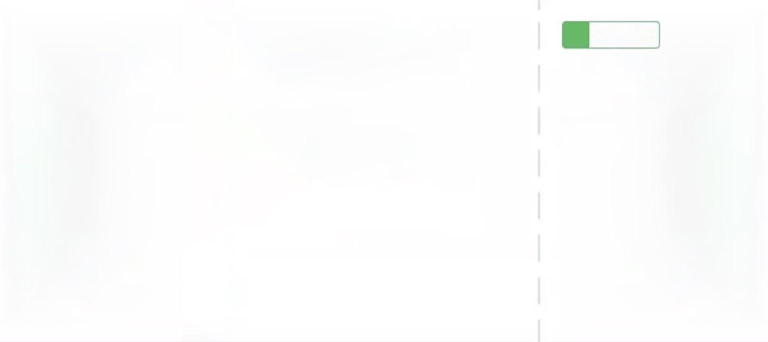
#> input picture imgs/template.jpg, 1536 x 684 px (shown at 1/2 size)
$ python run.py   (older library calls are emulated)
#> lines starting #> are read from the running program, lines starting #| are printed output that depends on the picture
#> (the call stopped at in check_url, `r = requests.get(self.url)`: the network is not available in this run)
### poster.py
from PIL import Image, ImageDraw, ImageFont
import textwrap
import qrcode
import os


class DouBanPoster:

    def __init__(self):

        self.template_image = Image.open('imgs/template.jpg')
#> self.template_image is the input picture: PIL image 1536x684 RGB; mean R, G, B 252.2, 252.7, 252.4
        self.star_yes_image = Image.open('imgs/star_yes.jpg')
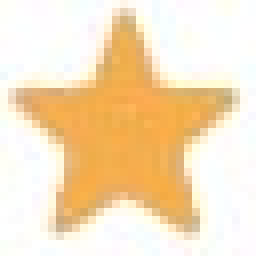
#> input picture imgs/star_yes.jpg, 32 x 32 px (shown 8 times larger)
#> self.star_yes_image is the input picture: PIL image 32x32 RGB; mean R, G, B 247.4, 224.8, 191.3
        self.star_no_image = Image.open('imgs/star_no.jpg')
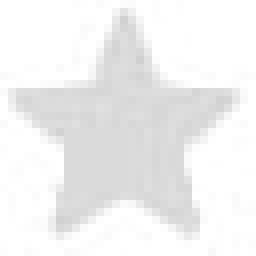
#> input picture imgs/star_no.jpg, 32 x 32 px (shown 8 times larger)
#> self.star_no_image is the input picture: PIL image 32x32 RGB; min 208, max 255, mean 240.8
        self.star_mid_image = Image.open('imgs/star_mid.jpg')
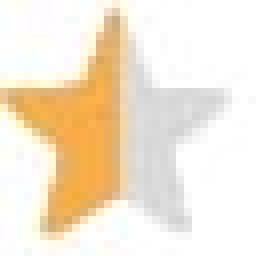
#> input picture imgs/star_mid.jpg, 32 x 32 px (shown 8 times larger)
#> self.star_mid_image is the input picture: PIL image 32x32 RGB; mean R, G, B 244.9, 232.1, 212.9

        self.draw = ImageDraw.Draw(self.template_image)

        # 圆角图片
        self.circleCorderImage = True

    # [189 lines left out: functions getFontSize, draw_longtext, make_QR, circle_corder_image, backgroundImg, titleAndDescribe and 3 more, not called in this run]


# [19 lines that do not run on import are left out]

### bookspider.py
import traceback
import requests
import logging
import random
import re


class BookInfo():

    def __init__(self, url, show_detail_error=False):

        self._UserAgents = [
            "Mozilla/5.0 (Macintosh; Intel Mac OS X 10_14_5) AppleWebKit/537.36 (KHTML, like Gecko) Chrome/75.0.3770.100 Safari/537.36",
            "Mozilla/5.0 (Windows NT 6.2; WOW64) AppleWebKit/537.36 (KHTML, like Gecko) Chrome/27.0.1453.94 Safari/537.36",
            "Mozilla/5.0 (Macintosh; U; Intel Mac OS X 10_6_6; en-US) AppleWebKit/533.20.25 (KHTML, like Gecko) Version/5.0.4 Safari/533.20.27",
            "Mozilla/5.0 (Macintosh; Intel Mac OS X 10.8; rv:21.0) Gecko/20100101 Firefox/21.0",
            "Mozilla/5.0 (Windows NT 6.2; WOW64; rv:21.0) Gecko/20100101 Firefox/21.0"
        ]
        self.url = url
        self.show_detail_error = show_detail_error

        self.check_url()

        self.get_title()
        self.get_describe()
        self.get_bgimg_content()
        self.get_rate_star()

    def check_url(self):

        r = requests.get(self.url)

        if r.status_code != 200:
            logging.error("该网页访问失败！请检查网址")
            exit(1)
        else:
            self._text = r.text

    def get_title(self):

        self.title_name = ''
        try:
            self.title_name = ''.join(
                re.findall(r"property=\"v:itemreviewed\">(.*?)</span>.*?</h1>",
                           self._text,
                           re.S)[0])

        except BaseException:
            logging.warning('标题获取失败 默认为空')
            if self.show_detail_error:
                logging.warning('错误信息:' + traceback.format_exc())

    def get_describe(self):

        self.describe = ''
        self.alias_name = ''


        try:
            info_pattern = re.compile(r'<div id="info"(.*?)</div>', re.S)

            book_info = re.search(info_pattern, self._text).group(0)

            book_publish = re.search(r"<span class=\"pl\">出版社:</span>(.*?)<br/>", book_info)

            book_publish_time = re.search(r"<span class=\"pl\">出版年:</span>(.*?)<br/>", book_info)

            book_price = re.search(r"<span class=\"pl\">定价:</span>(.*?)<br/>", book_info)

            book_layout = re.search(r"<span class=\"pl\">装帧:</span>(.*?)<br/>", book_info)

            book_page = re.search(r"<span class=\"pl\">页数:</span>(.*?)<br/>", book_info)

            book_ISBN = re.search(r"<span class=\"pl\">ISBN:</span>(.*?)<br/>",book_info)

            describe = [i.group(1).strip() for i in [book_publish,
                                          book_publish_time,
                                          book_price,
                                          book_layout] if i]
            if book_page:
                    book_page = book_page.group(1).strip() + ' 页'

            if book_ISBN:
                    book_ISBN = 'ISBN-' + book_ISBN.group(1).strip()

            describe.extend([book_page,book_ISBN])

            self.describe = '  /  '.join(describe)
            book_authors = re.search(r"class=\"pl\".*?作者.*?</span>(.*?)</span>", book_info, re.S).group(1)

            book_author = [i.strip() for i in re.findall(r"<a .*?>(.*?)</a>", book_authors, re.S)]

            self.alias_name = ' / '.join(book_author)

        except BaseException:
            logging.warning('别名和概述获取失败 默认为空')
            if self.show_detail_error:
                logging.warning('错误信息:' + traceback.format_exc())

    def get_bgimg_content(self):

        self.bgimg_content = ''
        try:
            bgimg_url = re.search(r"<a class=\"nbg\".*?href=\"(.*?)\" title",
                                  self._text,
                                  re.S).group(1)
            # 增加UserAgent
            headers = {
                "user-agent": random.choice(self._UserAgents)}

            self.bgimg_content = requests.get(bgimg_url, headers=headers).content
        except BaseException:
            logging.warning('背景图获取失败 默认为空')
            if self.show_detail_error:
                logging.warning('错误信息:' + traceback.format_exc())

    def get_rate_star(self):
        self.rate = ''
        self.star_rate = 00
        self.rating_people = ''
        self.star_rate_details = ''
        self.betterthan = ''
        try:
            rate_star_pattern = re.compile(r"<div id=\"interest_sectl\" class=\"\">(.*?)<div id=", re.S)
            rate_star_content = re.search(rate_star_pattern, self._text).group(1)
            self.rate = re.search(r"property=\"v:average\">(.*?)</strong>", rate_star_content, re.S).group(1).strip()

            self.star_rate = re.search(r"<div class=\"ll bigstar(\d+)\"></div>", rate_star_content).group(1)
            self.rating_people = re.search(r"<span property=\"v:votes\">(\d+)</span>人评价", rate_star_content).group(1)

            self.star_rate_details = re.findall(r"<span class=\"rating_per\">(.*?)%</span>", rate_star_content)

        except BaseException:
            logging.warning('评分获取失败 默认为空')
            if self.show_detail_error:
                logging.warning('错误信息:' + traceback.format_exc())


# [4 lines that do not run on import are left out]

### run.py
from moviespider import MovieInfo
from bookspider import  BookInfo
from poster import DouBanPoster
from io import BytesIO
import  logging
import  re


def main(url):

    if re.search(r"https://movie.douban.com/subject/.+?",url):

        doubaninfo = MovieInfo(url)
    elif re.search(r"https://book.douban.com/subject/.+?",url):
        doubaninfo = BookInfo(url,show_detail_error=True)

    else:
        logging.error("网址不符合要求 请输入如下样式:\n"
                      "电影:https://movie.douban.com/subject/xxxxx\n"
                      "书籍:https://book.douban.com/subject/xxxxx")
        exit(1)

    dbposter = DouBanPoster()

#> (the run stopped early here; a loop or call above may not have finished)
